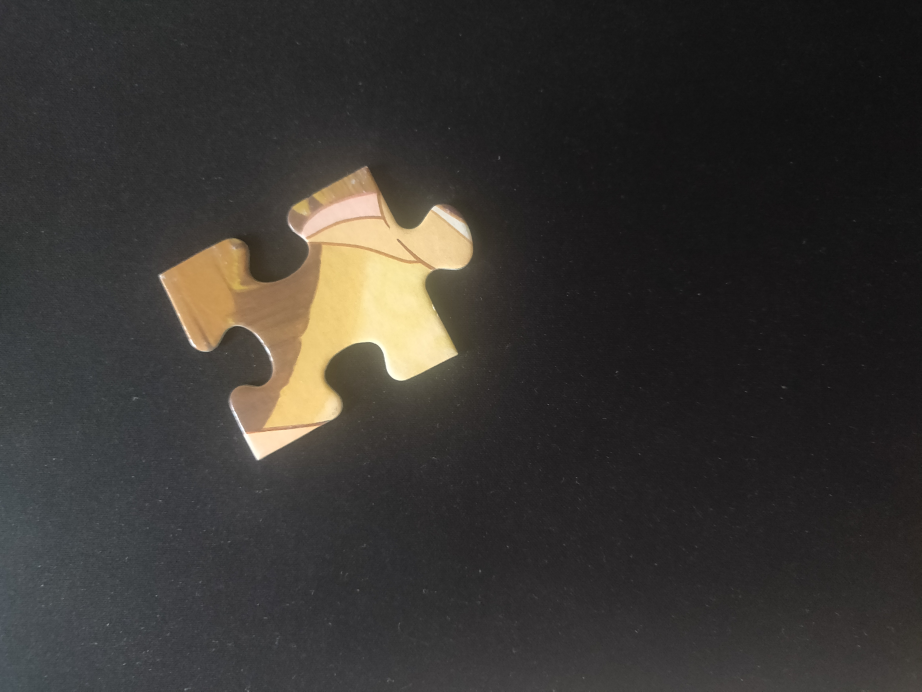
#> input picture Banque/snow-white/piece.jpg, 4608 x 3456 px (shown at 1/5 size); its folder holds 4 pictures in this run
$ python find_borders.py   (older library calls are emulated)
#> lines starting #> are read from the running program, lines starting #| are printed output that depends on the picture; after the words box and inside, x2 and y2 are one past the last pixel; in counts of white or black regions, pixels touching at a corner belong together
# -*- coding: utf-8 -*-
"""
Created on Mon Jan 25 14:31:11 2021

@author: antoi
"""

import numpy as np
import scipy
import scipy.ndimage as ndimage
import scipy.ndimage.filters as filters
import matplotlib as mpl
import matplotlib.pyplot as plt
from functools import partial
import cv2
import skimage
from sklearn.cluster import KMeans
import traceback

_corner_indexes = [(0, 1), (1, 3), (3, 2), (0, 2)]


# [55 lines left out: functions get_line_through_points, distance_point_line_squared, distance_point_line_signed, rotate, plot_grid, compute_barycentre, not called in this run]

def compute_minmax_xy(thresh):
    """
    Given the thresholded image, compute the minimum and maximum x and y
    coordinates of the segmented puzzle piece.
    """
    idx_shape = np.where(thresh == 0)
    return [np.array([coords.min(), coords.max()]) for coords in idx_shape]


def segment_piece(image, bin_threshold=128):
    """
    Apply segmentation of the image by simple binarization
    """
    return cv2.threshold(image, bin_threshold, 255, cv2.THRESH_BINARY_INV)[1]


def extract_piece(thresh):

    # Here we build a square image centered on the blob (piece of the puzzle).
    # The image is constructed large enough to allow for piece rotations.

    minmax_y, minmax_x = compute_minmax_xy(thresh)

    ly, lx = minmax_y[1] - minmax_y[0], minmax_x[1] - minmax_x[0]
    size = int(max(ly, lx) * np.sqrt(2))

    x_extract = thresh[minmax_y[0]:minmax_y[1] + 1, minmax_x[0]:minmax_x[1] + 1]
    ly, lx = x_extract.shape

    xeh, xew = x_extract.shape
    x_copy = np.full((size, size), 255, dtype='uint8')
    sy, sx = size // 2 - ly // 2, size // 2 - lx // 2

    x_copy[sy: sy + ly, sx: sx + lx] = x_extract
    thresh = x_copy
    thresh = 255 - thresh
    return thresh


# [159 lines left out: functions prune_lines_by_voting, compute_mean_line, line_intersection, compute_intersections, corner_detection, order_corners, not called in this run]

def compute_line_params(corners):
    return [get_line_through_points(corners[i1], corners[i2]) for i1, i2 in _corner_indexes]


# [202 lines left out: functions shape_classification, compute_inout, create_side_images, plot_side_images, draw_lines, cluster_lines, not called in this run]


def get_corners(dst, neighborhood_size=5, score_threshold=0.3, minmax_threshold=100):

    """
    Given the input Harris image (where in each pixel the Harris function is computed),
    extract discrete corners
    """
    data = dst.copy()
    data[data < score_threshold*dst.max()] = 0.

    data_max = filters.maximum_filter(data, neighborhood_size)
    maxima = (data == data_max)
    data_min = filters.minimum_filter(data, neighborhood_size)
    diff = ((data_max - data_min) > minmax_threshold)
    maxima[diff == 0] = 0

    labeled, num_objects = ndimage.label(maxima)
    slices = ndimage.find_objects(labeled)
    yx = np.array(ndimage.center_of_mass(data, labeled, range(1, num_objects+1)))
    return yx[:, ::-1]


def get_best_fitting_rect_coords(xy, d_threshold=30, perp_angle_thresh=20, verbose=0):

    """
    Since we expect the 4 puzzle corners to be the corners of a rectangle, here we take
    all detected Harris corners and we find the best corresponding rectangle.
    We perform a recursive search with max depth = 2:
    - At depth 0 we take one of the input point as the first corner of the rectangle
    - At depth 1 we select another input point (with distance from the first point greater
        then d_threshold) as the second point
    - At depth 2 and 3 we take the other points. However, the lines 01-12 and 12-23 should be
        as perpendicular as possible. If the angle formed by these lines is too much far from the
        right angle, we discard the choice.
    - At depth 3, if a valid candidate (4 points that form an almost perpendicular rectangle) is found,
        we add it to the list of candidates.

    Given a list of candidate rectangles, we then select the best one by taking the candidate that maximizes
    the function: area * Gaussian(rectangularness)
    - area: it is the area of the candidate shape. We expect that the puzzle corners will form the maximum area
    - rectangularness: it is the mse of the candidate shape's angles compared to a 90 degree angles. The smaller
                        this value, the most the shape is similar toa rectangle.
    """
    N = len(xy)

    distances = scipy.spatial.distance.cdist(xy, xy)
    distances[distances < d_threshold] = 0

    def compute_angles(xy):

        angles = np.zeros((N, N))

        for i in range(N):
            for j in range(i + 1, N):

                point_i, point_j = xy[i], xy[j]
                if point_i[0] == point_j[0]:
                    angle = 90
                else:
                    angle = np.arctan2(point_j[1] - point_i[1], point_j[0] - point_i[0]) * 180 / np.pi

                angles[i, j] = angle
                angles[j, i] = angle

        return angles

    angles = compute_angles(xy)
    possible_rectangles = []

    def search_for_possible_rectangle(idx, prev_points=[]):

        curr_point = xy[idx]
        depth = len(prev_points)

        if depth == 0:
            right_points_idx = np.nonzero(np.logical_and(xy[:, 0] > curr_point[0], distances[idx] > 0))[0]

            if verbose >= 2:
                print ('point', idx, curr_point)

            for right_point_idx in right_points_idx:
                search_for_possible_rectangle(right_point_idx, [idx])

            if verbose >= 2:
                print()

            return


        last_angle = angles[idx, prev_points[-1]]
        perp_angle = last_angle - 90
        if perp_angle < 0:
            perp_angle += 180

        if depth in (1, 2):

            if verbose >= 2:
                print('\t' * depth, 'point', idx, '- last angle', last_angle, '- perp angle', perp_angle)

            diff0 = np.abs(angles[idx] - perp_angle) <= perp_angle_thresh
            diff180_0 = np.abs(angles[idx] - (perp_angle + 180)) <= perp_angle_thresh
            diff180_1 = np.abs(angles[idx] - (perp_angle - 180)) <= perp_angle_thresh
            all_diffs = np.logical_or(diff0, np.logical_or(diff180_0, diff180_1))

            diff_to_explore = np.nonzero(np.logical_and(all_diffs, distances[idx] > 0))[0]

            if verbose >= 2:
                print('\t' * depth, 'diff0:', np.nonzero(diff0)[0], 'diff180_0:', np.nonzero(diff180_0)[0], 'diff_to_explore:', diff_to_explore)

            for dte_idx in diff_to_explore:
                if dte_idx not in prev_points: # unlickly to happen but just to be certain
                    next_points = prev_points[::]
                    next_points.append(idx)

                    search_for_possible_rectangle(dte_idx, next_points)

        if depth == 3:
            angle41 = angles[idx, prev_points[0]]

            diff0 = np.abs(angle41 - perp_angle) <= perp_angle_thresh
            diff180_0 = np.abs(angle41 - (perp_angle + 180)) <= perp_angle_thresh
            diff180_1 = np.abs(angle41 - (perp_angle - 180)) <= perp_angle_thresh
            dist = distances[idx, prev_points[0]] > 0

            if dist and (diff0 or diff180_0 or diff180_1):
                rect_points = prev_points[::]
                rect_points.append(idx)

                if verbose == 2:
                    print('We have a rectangle:', rect_points)

                already_present = False
                for possible_rectangle in possible_rectangles:
                    if set(possible_rectangle) == set(rect_points):
                        already_present = True
                        break

                if not already_present:
                    possible_rectangles.append(rect_points)

    if verbose >= 2:
        print('Coords')
        print(xy)
        print()
        print('Distances')
        print(distances)
        print()
        print('Angles')
        print(angles)
        print()

    for i in range(N):
        search_for_possible_rectangle(i)

    if len(possible_rectangles) == 0:
        return None

    def PolyArea(x,y):
        return 0.5*np.abs(np.dot(x,np.roll(y,1))-np.dot(y,np.roll(x,1)))

    areas = []
    rectangularness = []
    diff_angles = []

    for r in possible_rectangles:
        points = xy[r]
        areas.append(PolyArea(points[:, 0], points[:, 1]))

        mse = 0
        da = []
        for i1, i2, i3 in [(0, 1, 2), (1, 2, 3), (2, 3, 0), (3, 0, 1)]:
            diff_angle = abs(angles[r[i1], r[i2]] - angles[r[i2], r[i3]])
            da.append(abs(diff_angle - 90))
            mse += (diff_angle - 90) ** 2

        diff_angles.append(da)
        rectangularness.append(mse)


    areas = np.array(areas)
    rectangularness = np.array(rectangularness)

    scores = areas * scipy.stats.norm(0, 150).pdf(rectangularness)
    best_fitting_idxs = possible_rectangles[np.argmax(scores)]
    return xy[best_fitting_idxs]


####################################################################################################################


def get_default_params():


    side_extractor_default_values = {
        'before_segmentation_func': partial(cv2.medianBlur, ksize=5),
        'bin_threshold': 130,
        'after_segmentation_func': None,
        'scale_factor': 0.5,
        'harris_blocksize': 5,
        'harris_ksize': 5,
        'corner_nsize': 5,
        'corner_score_threshold': 0.2,
        'corner_minmax_threshold': 100,
        'corner_refine_rect_size': 5,
        'edge_erode_size': 3,
        'shape_classification_distance_threshold': 100,
        'shape_classification_nhs': 5,
        'inout_distance_threshold': 5
    }

    return side_extractor_default_values.copy()


def process_piece(image, **kwargs):

    params = get_default_params()
    for key in kwargs:
        params[key] = kwargs[key]

    out_dict = {}

    try:

        gray = cv2.cvtColor(image, cv2.COLOR_BGR2GRAY)

        before_segmentation_func = params['before_segmentation_func']
        after_segmentation_func = params['after_segmentation_func']
        bin_threshold = params['bin_threshold']

        if before_segmentation_func is not None:
            gray = before_segmentation_func(gray)

        gray = segment_piece(gray, bin_threshold)
        out_dict['segmented'] = gray.copy()

        if after_segmentation_func is not None:
            gray = after_segmentation_func(gray)

        gray = extract_piece(gray)
        ret, labels = cv2.connectedComponents(gray)
        connected_areas = [np.count_nonzero(labels == l) for l in range(1, ret)]
        max_area_idx = np.argmax(connected_areas) + 1
        gray[labels != max_area_idx] = 0
        gray = 255 - gray
        gray = extract_piece(gray)

        out_dict['extracted'] = gray.copy()

        scaled_size = int(gray.shape[0] * params['scale_factor']), int(gray.shape[1] * params['scale_factor'])
        gray_harris = cv2.resize(gray, scaled_size)
        out_dict['gray_harris'] = gray_harris

        harris = cv2.cornerHarris(gray_harris, params['harris_blocksize'], params['harris_ksize'], 0.04)
        harris = harris * gray_harris
        out_dict['harris'] = harris

        xy = get_corners(harris, params['corner_nsize'], params['corner_score_threshold'], params['corner_minmax_threshold'])
        xy = np.round(xy / params['scale_factor']).astype(np.int)
        out_dict['xy'] = xy


        if len(xy) < 4:
            raise RuntimeError('Not enough corners')

        intersections = get_best_fitting_rect_coords(xy, perp_angle_thresh=30)
        if intersections is None:
            raise RuntimeError('No rectangle found')

        if intersections[1, 0] == intersections[0, 0]:
            rotation_angle = 90
        else:
            rotation_angle = np.arctan2(intersections[1, 1] - intersections[0, 1], intersections[1, 0] - intersections[0, 0]) * 180 / np.pi

        edges = gray - cv2.erode(gray, np.ones((params['edge_erode_size'], params['edge_erode_size'])))

        # Rotate all images
        edges, M = rotate(edges, rotation_angle)
        out_dict['edges'] = edges

        # Rotate intersection points
        intersections = np.array(np.round([M.dot((point[0], point[1], 1)) for point in intersections])).astype(np.int)


        yb, xb = compute_barycentre(gray)

        corners = corner_detection(edges, intersections, xb, yb, params['corner_refine_rect_size'], show=False)
        corners = order_corners(corners)
        line_params = compute_line_params(corners)
        class_image = shape_classification(edges, line_params, params['shape_classification_distance_threshold'],
                                          params['shape_classification_nhs'])

        out_dict['class_image'] = class_image

        inout = compute_inout(class_image, line_params, xb, yb, params['inout_distance_threshold'])
        out_dict['inout'] = inout

        side_images = create_side_images(class_image, inout, corners)
        out_dict['side_images'] = side_images

    except Exception as e:
        out_dict['error'] = e

    finally:
        return out_dict


postprocess = partial(cv2.blur, ksize=(5, 5))
results = []
error_labels = []

img_names=["piece","coin"]
for name in img_names:

    img = cv2.imread('./Banque/snow-white/'+name+'.jpg')
#> img is the input picture: shape (3456, 4608, 3); mean B, G, R 50.1, 53.4, 56.1

    out_dict = process_piece(img, after_segmentation_func=postprocess, scale_factor=0.4,
                             harris_block_size=5, harris_ksize=5,
                             corner_score_threshold=0.2, corner_minmax_threshold=100)
#> in segment_piece, `return cv2.threshold(image, bin_threshold, 255, cv2.THRESH_BINARY_INV)..`:
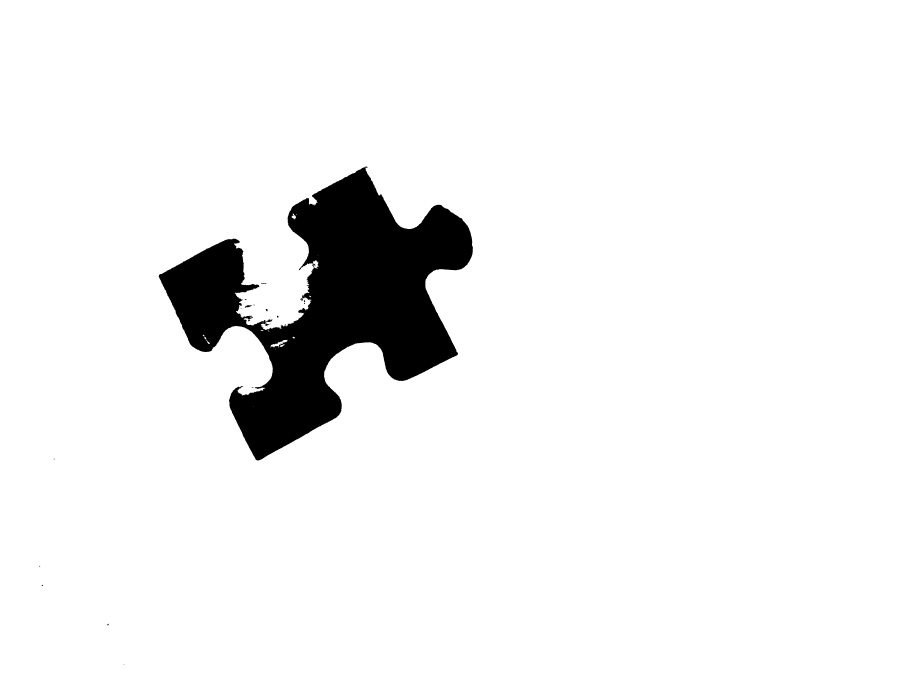
#> returned value: shape (3456, 4608) (shown at 1/5 size); 93.9% white; 45 black regions (32 under 20 px), largest, box (x1, y1, x2, y2) and area: (794, 833, 2364, 2302) 965701, (1224, 1524, 1258, 1539) 232, (1326, 1618, 1348, 1632) 141
#> in compute_minmax_xy, `idx_shape = np.where(thresh == 0)`: idx_shape = 940890 positions, rows 835 to 2299, columns 796 to 2361
#> in extract_piece, `minmax_y, minmax_x = compute_minmax_xy(thresh)`: minmax_y = [835, 2299]; minmax_x = [796, 2361]
#> in extract_piece, `ly, lx = minmax_y[1] - minmax_y[0], minmax_x[1] - minmax_x[0]`: ly = 1464; lx = 1565
#> in extract_piece, `size = int(max(ly, lx) * np.sqrt(2))`: size = 2213
#> in extract_piece, `x_extract = thresh[minmax_y[0]:minmax_y[1] + 1, minmax_x[0]:minmax_x[1..`:
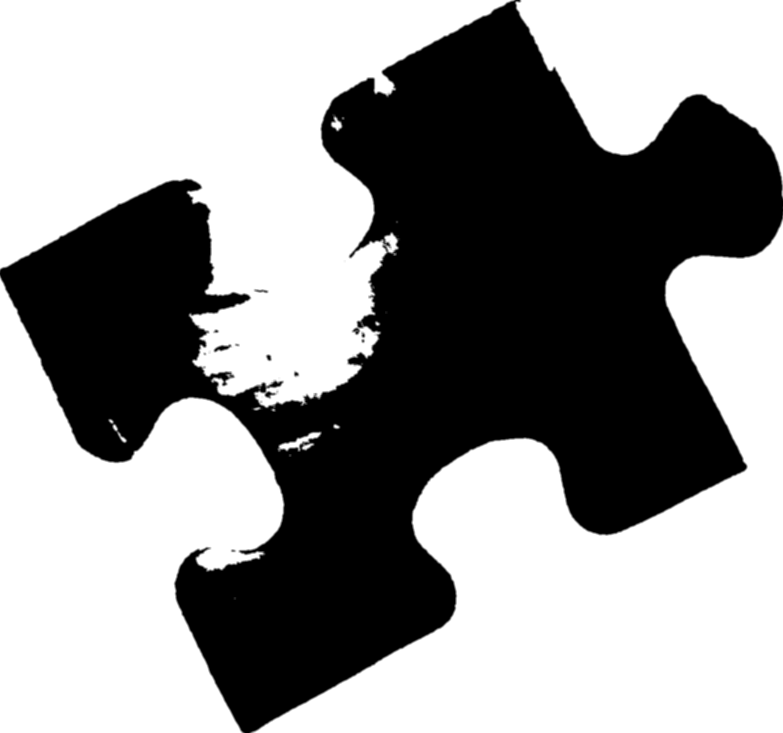
#> x_extract: shape (1465, 1566) (shown at 1/2 size); min 0, max 255, mean 147.6
#> in extract_piece, `sy, sx = size // 2 - ly // 2, size // 2 - lx // 2`: sy = 374; sx = 323
#> in process_piece, `ret, labels = cv2.connectedComponents(gray)`:
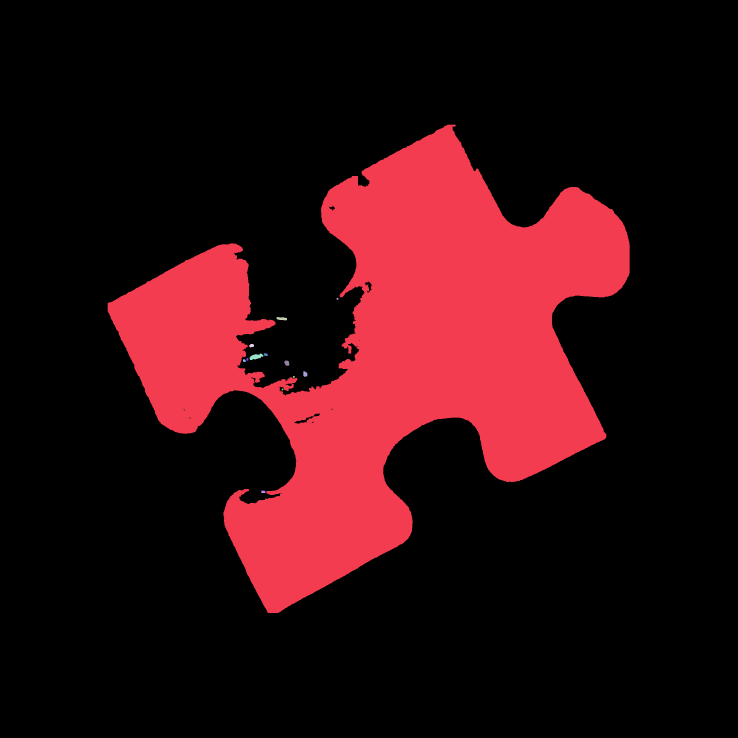
#> labels: shape (2213, 2213) int32 (shown at 1/3 size); 14 distinct labels, from 0 to 13; one colour per label, 0 black
#> in process_piece, `ret, labels = cv2.connectedComponents(gray)`: ret = 14
#> in process_piece, `connected_areas = [np.count_nonzero(labels == l) for l in range(1, ret)]`: connected_areas = [990569, 25, 235, 115, 473, 78, 45, 58, 184, 163, 25, 25, 81]
#> in process_piece, `max_area_idx = np.argmax(connected_areas) + 1`: max_area_idx = 1
#> in get_corners, `maxima = (data == data_max)`:
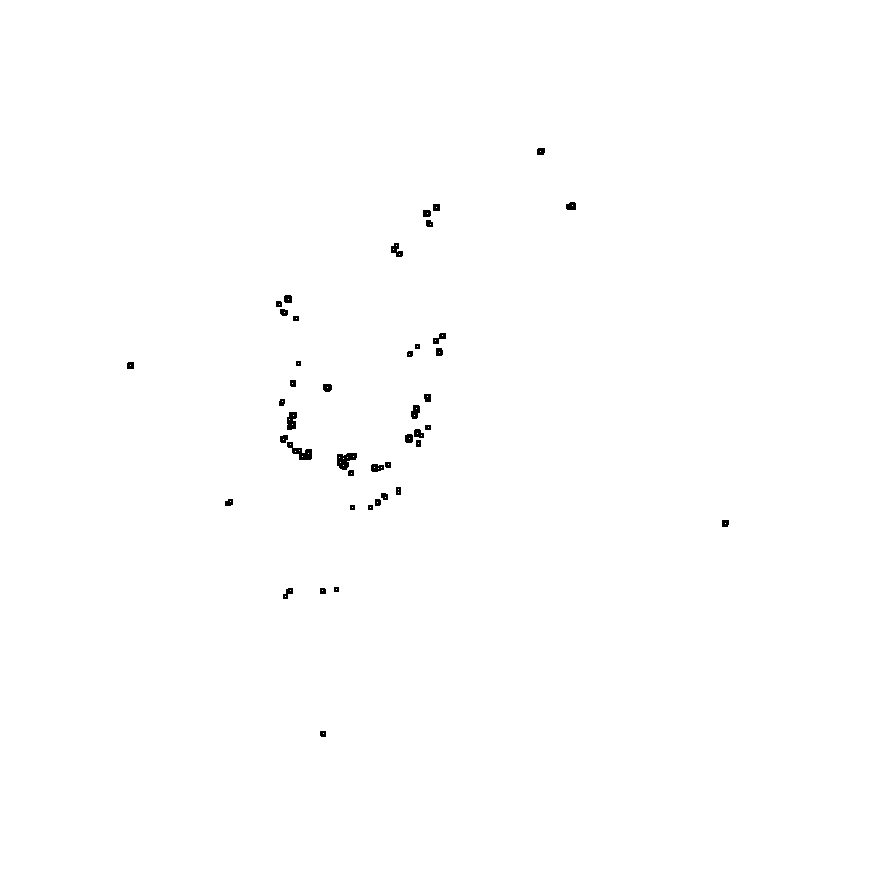
#> maxima: shape (885, 885) bool; 99.7% white; 43 black regions, largest, box (x1, y1, x2, y2) and area: (337, 453, 357, 470) 220, (287, 442, 312, 460) 203, (287, 412, 297, 430) 144
#> in get_corners, `labeled, num_objects = ndimage.label(maxima)`: num_objects = 63
#> in get_corners, `slices = ndimage.find_objects(labeled)`: slices = 63 items
#> in get_corners, `yx = np.array(ndimage.center_of_mass(data, labeled, range(1, num_objec..`: yx = 63 pairs, first value 151 to 733, second value 130 to 725
#> in process_piece, `xy = get_corners(harris, params['corner_nsize'], params['corner_score_..`: xy = 63 pairs, first value 130 to 725, second value 151 to 733
#> in process_piece, `xy = np.round(xy / params['scale_factor']).astype(np.int)`: xy = 63 pairs, first value 325 to 1812, second value 378 to 1832
#> in get_best_fitting_rect_coords, `N = len(xy)`: N = 63
#> after the loop in compute_angles, `for i in range(N):`:
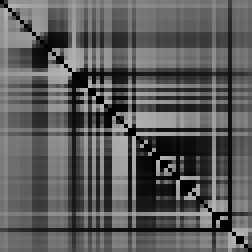
#> angles: shape (63, 63) float64 (shown 4 times larger); min 0, max 179.6, mean 91.2
#> the loop in get_best_fitting_rect_coords, `for i in range(N):` made 9 passes


    plt.figure(figsize=(6, 6))
    plt.imshow(img)
    plt.show()

    plt.figure(figsize=(6, 6))
    plt.title("corners")
    plt.imshow(out_dict['extracted'], cmap='gray')
    plt.scatter(out_dict['xy'][:, 0], out_dict['xy'][:, 1], color='red')
    #plt.colorbar()
    plt.show()
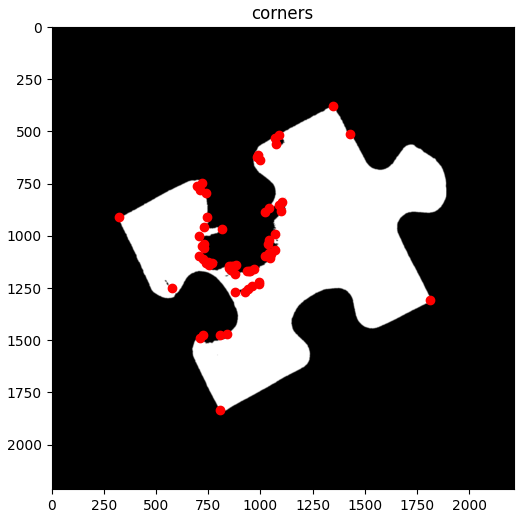
#> figure drawn by matplotlib, 1 panel

    if 'error' in out_dict:
        print( "error", out_dict['error'])
        traceback.print_exc()
    else:

        plt.figure(figsize=(6, 6))
        # plt.title("{0} - {1}".format(filename, label))
#> (the run stopped early here; a loop or call above may not have finished)
